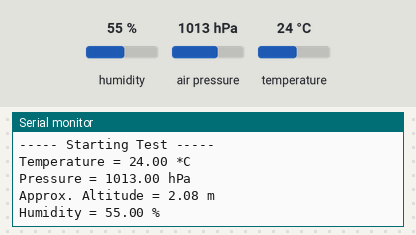
Simulated run of this program. Board: ESP32. Shown: the last lines printed to the serial monitor. Inputs (shaded band) come from the test bench; at power-on: humidity 55 %, air pressure 1013 hPa, temperature 24 °C.

Above: at 1.2 s.
1.3 s: humidity set to 22 %
At 2.6 s:
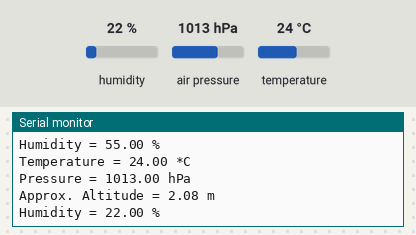
2.8 s: air pressure set to 952 hPa
4.3 s: temperature set to 12 °C
At 4.3 s:
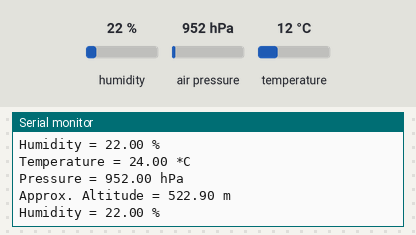

Measured:
- after the input at 1.3 s, the serial monitor: prints a new line after 0.81 s (image 1)

The program:

main.cpp
```cpp
// Daniel Yu
// CANSAT Team 2T4-2T5
// Robotics for Space Exploration
// University of Toronto

// Barometer Code

#include <Wire.h>
#include <Adafruit_Sensor.h>
#include <Adafruit_BME280.h>

// Standard atmospheric pressure is 1013.25 hPa --> https://en.wikipedia.org/wiki/Atmospheric_pressure, https://www.noaa.gov/jetstream/atmosphere/air-pressure
#define SEALEVELPRESSURE_HPA (1013.25)

Adafruit_BME280 bme;

void printValues();

void setup() {
    Serial.begin(9600);
    Serial.println(F("\nBooting up BME280 testing..."));

    // Checking if the I2C connection is setup correctly
    bool status;
    status = bme.begin(0x77);
    if (!status) {
        Serial.println("Could not find a valid BME280 sensor, check wiring!");
        while (1);
    }

    Serial.println("\n----- Starting Test -----\n");
}

void loop() {
    printValues();
    delay(2000);
}

void printValues() {
    Serial.print("Temperature = ");
    Serial.print(bme.readTemperature());
    Serial.println(" *C");

    // Convert temperature to Fahrenheit
    /*Serial.print("Temperature = ");
    Serial.print(1.8 * bme.readTemperature() + 32);
    Serial.println(" *F");*/

    // Quite accurate according to https://toronto.weatherstats.ca/charts/pressure_station-hourly.html
    // Note: 1 kPa = 10 hPa
    Serial.print("Pressure = ");
    Serial.print(bme.readPressure() / 100.0F);
    Serial.println(" hPa");

    Serial.print("Approx. Altitude = ");
    Serial.print(bme.readAltitude(SEALEVELPRESSURE_HPA));
    Serial.println(" m");

    Serial.print("Humidity = ");
    Serial.print(bme.readHumidity());
    Serial.println(" %");

    Serial.println();
}
```
